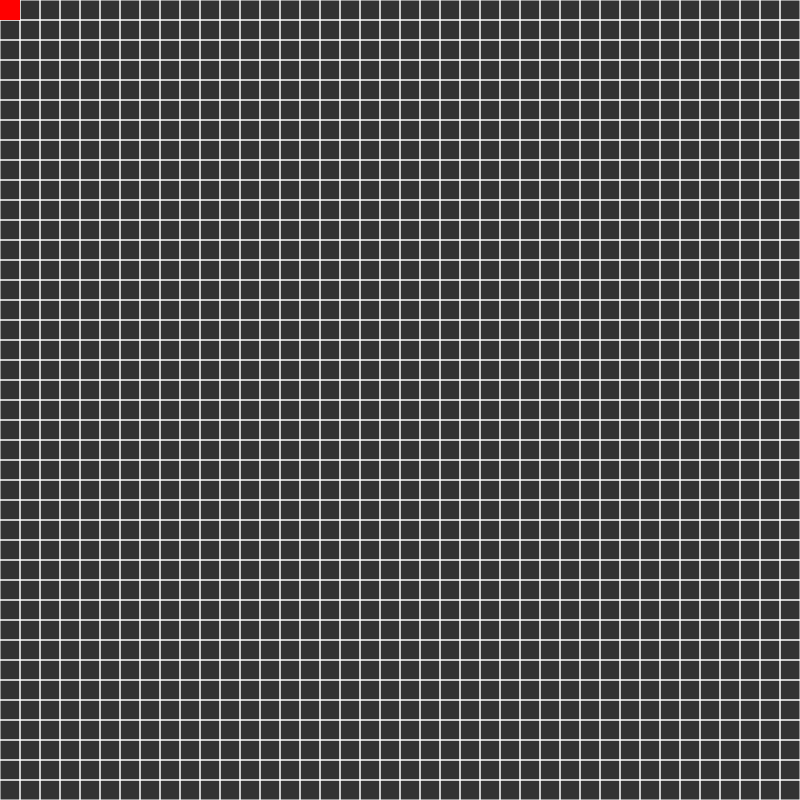
Frame 1 (no input)
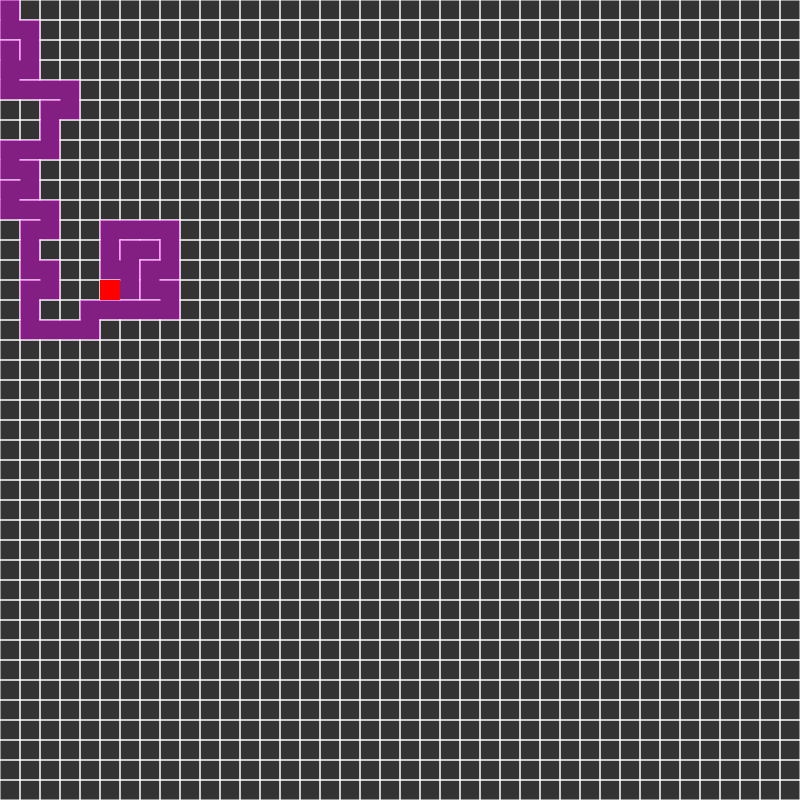
Frame 60 (no input)
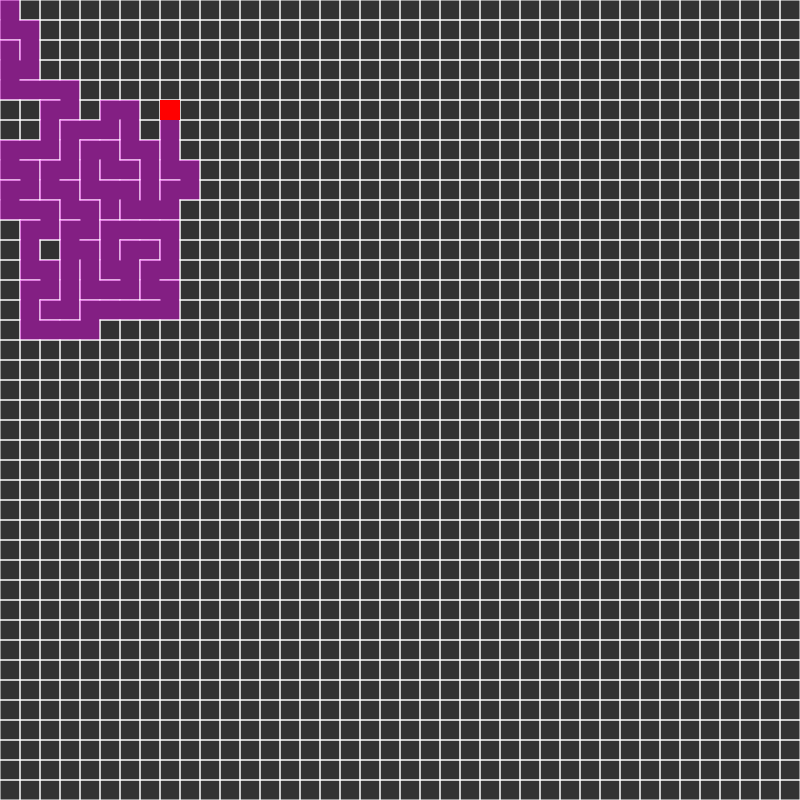
Frame 120 (the mouse pressed at the canvas centre since frame 60)

The p5.js sketch that drew these frames (run headless with seeded random() and noise() and a simulated clock; from frame 60 on, the mouse is pressed at the canvas centre):

// p5.js sketch
// ── sketch.js
var cols, rows;
var w = 20;
var grid = [];

var current;

var stack = [];
function setup() {
  createCanvas(800, 800);
  cols = floor(width/w);
  rows = floor(height/w);

  for (var j = 0; j < rows; j++){
    for (var i = 0; i < cols; i++){
      var cell = new Cell(i,j);
      grid.push(cell);
    }

  }
  current = grid[0];
}

function draw() {
  background(51);
  for (var i = 0; i < grid.length; i++){
    grid[i].show();
  }

  // STEP 1
  current.visited = true;
  current.highlight();
  var next = current.checkNeighbors();
  if (next) {
    next.visited = true;

    //STEP 2
    stack.push(current);
    // STEP 3
    removeWalls(current, next);

        current = next;
  } else if (stack.length > 0) {
    current = stack.pop();
  }
}

function index(i,j) {
  if (i<0 || j<0 || i>cols-1 || j>rows-1) {
    return -1;
  }
  return i + j * cols;
}

function Cell(i,j) {
  this.i = i;
  this.j = j;
  this.walls = [true, true, true, true];
  this.visited = false;

  this.checkNeighbors = function() {
    var neighbors = [];

    var top = grid[index(i,j-1)];
    var right = grid[index(i+1,j)];
    var bottom = grid[index(i,j+1)];
    var left = grid[index(i-1,j)];

    if (top && !top.visited) {
      neighbors.push(top);
    }
    if (right && !right.visited) {
      neighbors.push(right);
    }
    if (bottom && !bottom.visited) {
      neighbors.push(bottom);
    }
    if (left && !left.visited) {
      neighbors.push(left);
    }

    if (neighbors.length > 0){
      var r = floor(random(0, neighbors.length));
      return neighbors[r];

    } else {
      return undefined;
    }
  }

  this.highlight = function () {
    var x = this.i*w;
    var y = this.j*w;
    noStroke();
    fill(255,0,0,);
    rect(x,y,w,w);
  }

  this.show = function() {
    var x = this.i*w;
    var y = this.j*w;
    stroke(255);
    noFill();
    if (this.walls[0]){
      line(x,y,x+w,y);
    }
    if (this.walls[1]){
      line(x+w,y,x+w,y+w);
    }
    if (this.walls[2]){
      line(x+w,y+w,x,y+w);
    }
    if (this.walls[3]){
      line(x,y+w,x,y);
    }

    if(this.visited){
      noStroke();
      fill(255,0,255,100);
      rect(x,y,w,w);
    }
  }
}


function removeWalls(a,b){
  var x = a.i-b.i;
  if (x==1) {
    a.walls[3] = false;
    b.walls[1] = false;
  } else if (x==-1) {
    a.walls[1] = false;
    b.walls[3] = false;
  }
  var y = a.j-b.j;
  if (y==1){
    a.walls[0] = false;
    b.walls[2] = false;
  } else if (y==-1){
    a.walls[2] = false;
    b.walls[0] = false;
  }
}

// ── cell.js
function Cell(i,j) {
  this.i = i;
  this.j = j;
  this.walls = [true, true, true, true];
  this.visited = false;

  this.checkNeighbors = function() {
    var neighbors = [];

    var top = grid[index(i,j-1)];
    var right = grid[index(i+1,j)];
    var bottom = grid[index(i,j+1)];
    var left = grid[index(i-1,j)];

    if (top && !top.visited) {
      neighbors.push(top);
    }
    if (right && !right.visited) {
      neighbors.push(right);
    }
    if (bottom && !bottom.visited) {
      neighbors.push(bottom);
    }
    if (left && !left.visited) {
      neighbors.push(left);
    }

    if (neighbors.length > 0){
      var r = floor(random(0, neighbors.length));
      return neighbors[r];

    } else {
      return undefined;
    }
  }

  this.highlight = function () {
    var x = this.i*w;
    var y = this.j*w;
    noStroke();
    fill(255,0,0,);
    rect(x,y,w,w);
  }

  this.show = function() {
    var x = this.i*w;
    var y = this.j*w;
    stroke(255);
    noFill();
    if (this.walls[0]){
      line(x,y,x+w,y);
    }
    if (this.walls[1]){
      line(x+w,y,x+w,y+w);
    }
    if (this.walls[2]){
      line(x+w,y+w,x,y+w);
    }
    if (this.walls[3]){
      line(x,y+w,x,y);
    }

    if(this.visited){
      noStroke();
      fill(255,0,255,100);
      rect(x,y,w,w);
    }
  }
}
